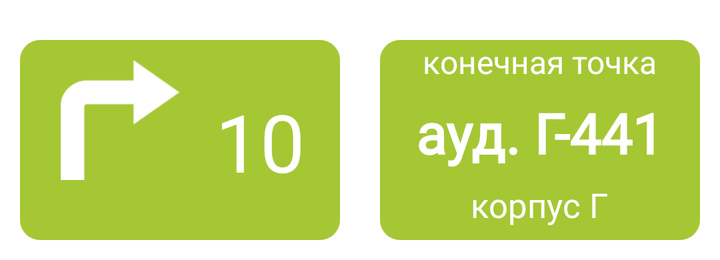
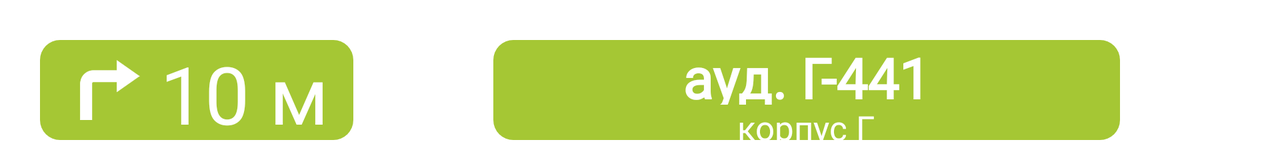

Two renders of one Android screen. The first uses the default layout on a phone; the second uses the alternative layout the repository ships for a different screen configuration, on a matching device. The two XML files are below.
<!-- AndroidManifest.xml: application theme Theme.MapInKotlin -->
<!-- res/layout/fragment_nav.xml -->
<?xml version="1.0" encoding="utf-8"?>
<LinearLayout xmlns:android="http://schemas.android.com/apk/res/android"
    android:layout_height="wrap_content"
    android:layout_width="match_parent"
    android:id="@+id/navLayOut">

    <LinearLayout
        android:layout_width="match_parent"
        android:layout_height="130dp"
        android:orientation="horizontal">

        <LinearLayout
            android:layout_width="match_parent"
            android:layout_height="match_parent"
            android:layout_weight="1"
            android:layout_marginTop="20dp"
            android:layout_marginLeft="10dp"
            android:layout_marginRight="10dp"
            android:layout_marginBottom="10dp"
            android:textColor="@color/white"
            android:background="@drawable/circle">

            <ImageView
                android:layout_width="60dp"
                android:layout_height="60dp"
                android:layout_marginLeft="20dp"
                android:layout_marginTop="10dp"
                android:id="@+id/strela"
                android:src="@drawable/strelka"/>

            <TextView
                android:id="@+id/distance"
                android:layout_width="wrap_content"
                android:layout_height="wrap_content"
                android:layout_gravity="center"
                android:gravity="center"
                android:maxLines="1"
                android:text="10 м"
                android:fontFamily="@font/font_verdana"
                android:textColor="@color/white"
                android:textSize="40dp"/>


        </LinearLayout>

        <LinearLayout
            android:layout_width="match_parent"
            android:layout_height="match_parent"
            android:layout_weight="1"
            android:orientation="vertical"
            android:layout_marginTop="20dp"
            android:layout_marginLeft="10dp"
            android:layout_marginRight="10dp"
            android:layout_marginBottom="10dp"
            android:textColor="@color/white"
            android:background="@drawable/circle">

            <TextView
                android:layout_width="wrap_content"
                android:layout_height="wrap_content"
                android:layout_gravity="center"
                android:layout_marginLeft="10dp"
                android:layout_marginRight="10dp"
                android:layout_weight="1"
                android:maxLines="1"
                android:text="конечная точка"
                android:fontFamily="@font/font_verdana"
                android:textAllCaps="false"
                android:textColor="@color/white"
                android:textSize="16sp"/>

            <TextView
                android:layout_width="wrap_content"
                android:layout_height="wrap_content"
                android:layout_marginLeft="10dp"
                android:layout_marginRight="10dp"
                android:text="ауд. Г-441"
                android:fontFamily="@font/font_verdana"
                android:id="@+id/position"
                android:textColor="@color/white"
                android:layout_gravity="center"
                android:textSize="28sp"
                android:textStyle="bold"
                android:maxLines="1"
                android:layout_weight="1"/>

            <TextView
                android:layout_width="wrap_content"
                android:layout_height="wrap_content"
                android:layout_marginLeft="10dp"
                android:layout_marginRight="10dp"
                android:layout_marginBottom="0dp"
                android:text="корпус Г"
                android:fontFamily="@font/font_verdana"
                android:textColor="@color/white"
                android:layout_gravity="center"
                android:textSize="17sp"
                android:maxLines="1"
                android:layout_weight="1"/>

        </LinearLayout>

    </LinearLayout>

</LinearLayout>
<!-- resources referenced by this layout -->
<resources>
  <color name="white">#FFFFFFFF</color>
  <!-- drawable circle (drawable) -->
  <?xml version="1.0" encoding="utf-8"?>
  <shape xmlns:android="http://schemas.android.com/apk/res/android">
  
      <solid
          android:color="@color/greenView" />
  
      <corners
          android:bottomLeftRadius="10dp"
          android:bottomRightRadius="10dp"
          android:topLeftRadius="10dp"
          android:topRightRadius="10dp" />
  
  </shape>
  <!-- drawable strelka: png bitmap (drawable-v24, 2131 bytes) -->
  <style name="Theme.MapInKotlin" parent="Theme.MaterialComponents.DayNight.DarkActionBar">
          
          <item name="colorPrimary">@color/purple_200</item>
          <item name="colorPrimaryVariant">@color/purple_700</item>
          <item name="colorOnPrimary">@color/black</item>
          
          <item name="colorSecondary">@color/teal_200</item>
          <item name="colorSecondaryVariant">@color/teal_200</item>
          <item name="colorOnSecondary">@color/black</item>
          
          <item name="android:statusBarColor" tools:targetApi="l">?attr/colorPrimaryVariant</item>
          
      </style>
  <color name="greenView">#a5c734</color>
  <color name="purple_200">#FFBB86FC</color>
  <color name="purple_700">#FF3700B3</color>
  <color name="black">#FF000000</color>
  <color name="teal_200">#FF03DAC5</color>
</resources>
<!-- res/layout-land/fragment_nav.xml (the repository's variant of the layout above) -->
<!-- drawn on the phone turned sideways -->
<?xml version="1.0" encoding="utf-8"?>
<LinearLayout xmlns:android="http://schemas.android.com/apk/res/android"
    android:layout_height="wrap_content"
    android:layout_width="match_parent"
    android:id="@+id/navLayOut"
    android:visibility="visible">

    <LinearLayout
        android:layout_width="match_parent"
        android:layout_height="80dp"
        android:orientation="horizontal">

        <LinearLayout
            android:layout_width="0dp"
            android:layout_height="match_parent"
            android:layout_weight="1"
            android:orientation="horizontal"
            android:layout_marginTop="20dp"
            android:layout_marginLeft="20dp"
            android:layout_marginRight="20dp"
            android:layout_marginBottom="10dp"
            android:textColor="@color/white"
            android:background="@drawable/circle">

            <ImageView
                android:layout_width="30dp"
                android:layout_height="30dp"
                android:layout_marginLeft="20dp"
                android:layout_marginTop="10dp"
                android:id="@+id/strela"
                android:src="@drawable/strelka"/>

            <TextView
                android:id="@+id/distance"
                android:layout_width="wrap_content"
                android:layout_height="wrap_content"
                android:layout_gravity="center"
                android:gravity="center"
                android:maxLines="1"
                android:text="10 м"
                android:layout_marginLeft="10dp"
                android:fontFamily="@font/font_verdana"
                android:textColor="@color/white"
                android:textSize="40dp" />


        </LinearLayout>

        <LinearLayout
            android:layout_width="0dp"
            android:layout_height="match_parent"
            android:layout_weight="2"
            android:orientation="vertical"
            android:layout_marginTop="20dp"
            android:layout_marginLeft="50dp"
            android:layout_marginRight="80dp"
            android:layout_marginBottom="10dp"
            android:textColor="@color/white"
            android:background="@drawable/circle">

            <TextView
                android:layout_width="wrap_content"
                android:layout_height="wrap_content"
                android:layout_marginLeft="10dp"
                android:layout_marginRight="10dp"
                android:text="ауд. Г-441"
                android:fontFamily="@font/font_verdana"
                android:id="@+id/position"
                android:textColor="@color/white"
                android:layout_gravity="center"
                android:textSize="28sp"
                android:textStyle="bold"
                android:maxLines="1"
                android:layout_weight="1"/>

            <TextView
                android:layout_width="wrap_content"
                android:layout_height="wrap_content"
                android:layout_marginLeft="10dp"
                android:layout_marginRight="10dp"
                android:text="корпус Г"
                android:fontFamily="@font/font_verdana"
                android:textColor="@color/white"
                android:layout_gravity="center"
                android:textSize="17sp"
                android:maxLines="1"
                android:layout_weight="1"/>

        </LinearLayout>

    </LinearLayout>

</LinearLayout>
